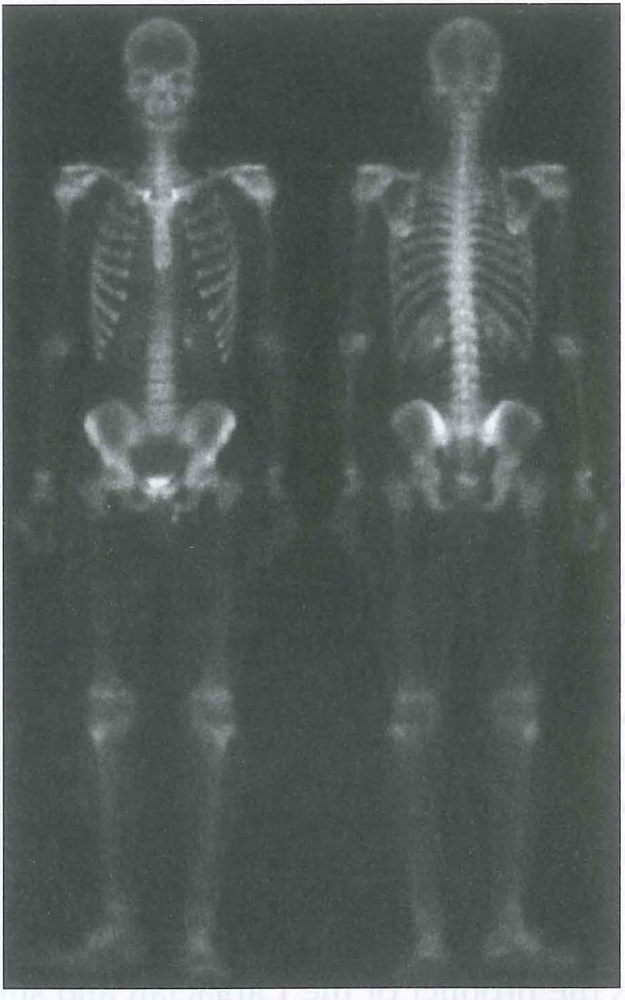
#> input picture DIP HW3_4/Bodybone.bmp, 625 x 1000 px, shrunk from 915 x 1463 before the run
$ python hw2.py   (older library calls are emulated)
#> lines starting #> are read from the running program, lines starting #| are printed output that depends on the picture
#> further down, image is the input picture: shape (1000, 625, 3); mean B, G, R 88.5, 90.5, 83.8
import cv2
import numpy as np
import matplotlib.pyplot as plt

# Define Sobel filter
def sobel_filter(image):
    # Define Sobel kernels (standard Sobel kernels)
    sobel_x = np.array([[-1, 0, 1],
                         [-2, 0, 2],
                         [-1, 0, 1]], dtype=np.float32)  # Horizontal direction

    sobel_y = np.array([[1,  2,  1],
                         [0,  0,  0],
                         [-1, -2, -1]], dtype=np.float32)  # Vertical direction

    # Apply the filter
    grad_x = cv2.filter2D(image, cv2.CV_64F, sobel_x)
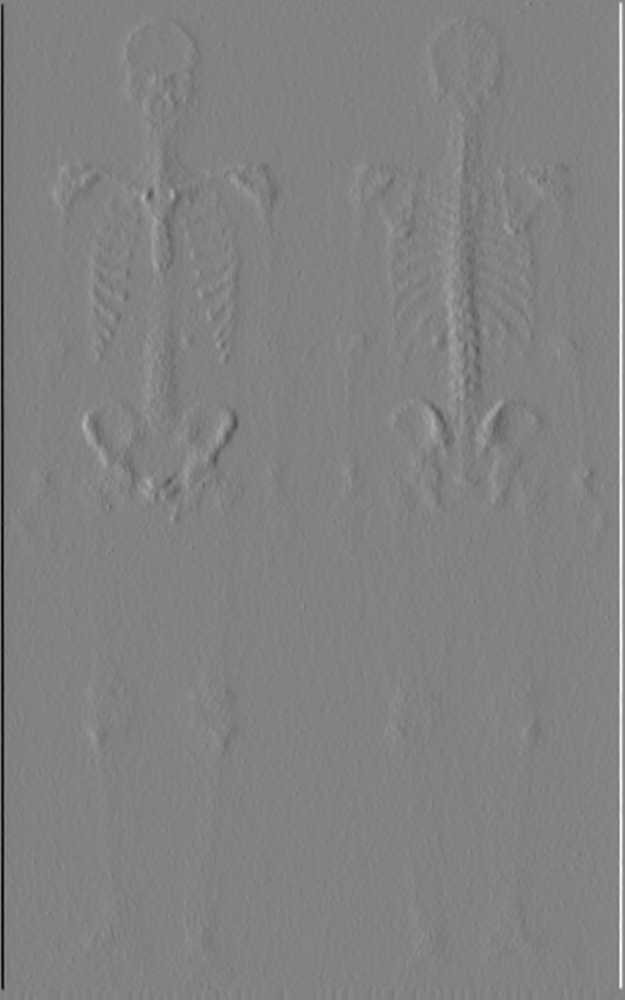
#> grad_x: shape (1000, 625) float64; min -489, max 468, mean 0.3; drawn with min black and max white
    grad_y = cv2.filter2D(image, cv2.CV_64F, sobel_y)
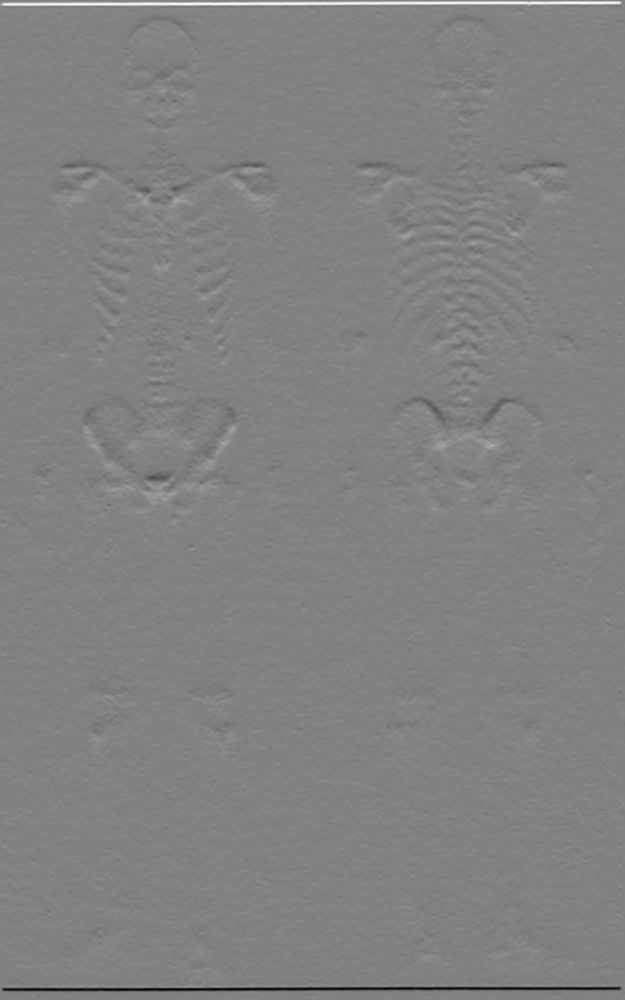
#> grad_y: shape (1000, 625) float64; min -494, max 477, mean 0; drawn with min black and max white

    # Compute the gradient magnitude and normalize
    magnitude = np.sqrt(grad_x**2 + grad_y**2)
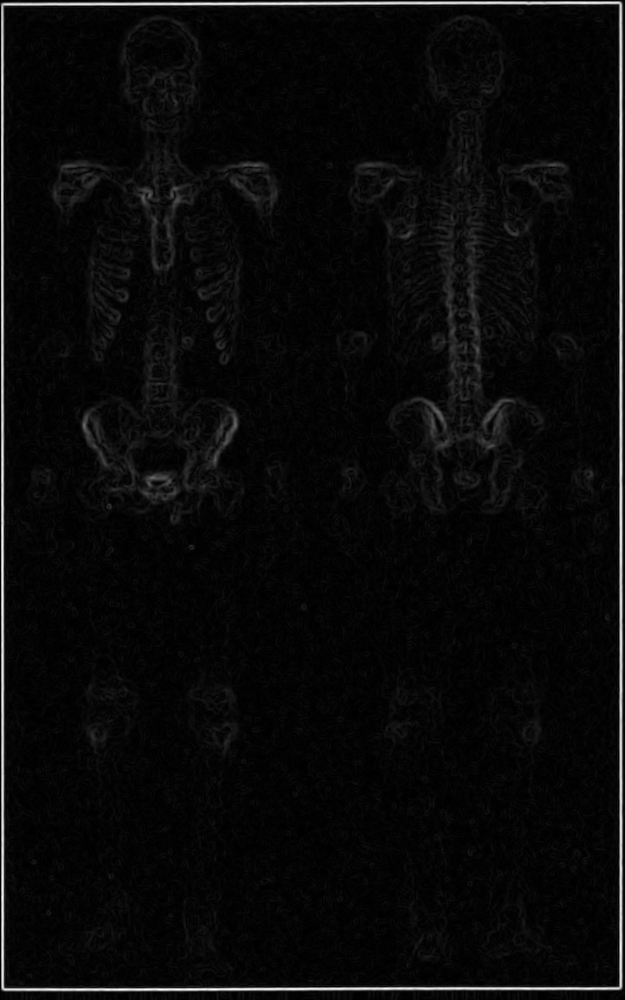
#> magnitude: shape (1000, 625) float64; min 0, max 494.1, mean 18.7; drawn with min black and max white
    magnitude = np.clip(magnitude, 0, 255).astype(np.uint8)  # Ensure result is within range
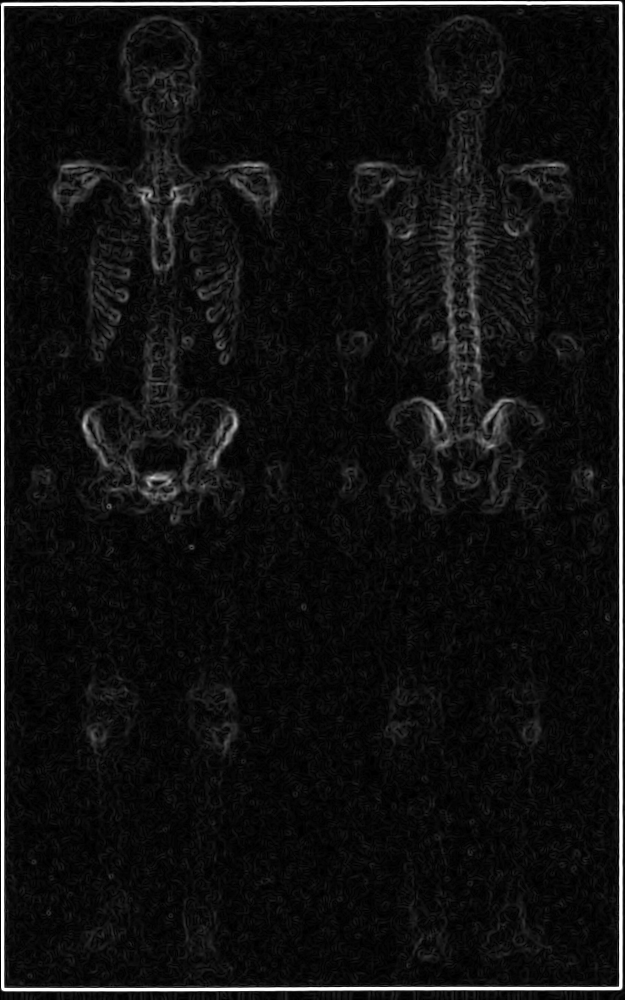
#> magnitude: shape (1000, 625); min 0, max 255, mean 16.8
    return magnitude

# Define Laplacian filter (5x5 kernel)
def laplacian_filter(image):
    # Define Laplacian kernel (5x5kernel)
    laplacian = np.array([[0,  1, 0,  1, 0],
                      [1, -4, 1, -4, 1],
                      [0,  1, 0,  1, 0],
                      [1, -4, 1, -4, 1],
                      [0,  1, 0,  1, 0]], dtype=np.float32)

    # Apply the filter
    laplacian_result = cv2.filter2D(image, cv2.CV_64F, laplacian)
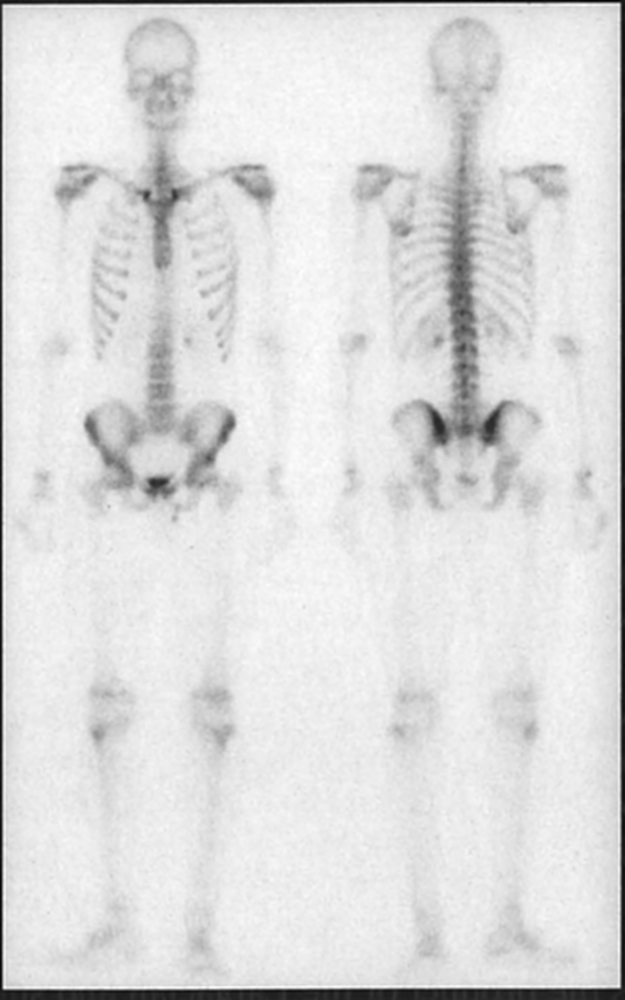
#> laplacian_result: shape (1000, 625) float64; min -1114, max -240, mean -354.3; drawn with min black and max white

    return laplacian_result

# Define high-boost method
def high_boost(image, alpha=1.0):

    # Use Gaussian blur for noise reduction
    blurred_image = cv2.GaussianBlur(image, (5, 5), 0)
    # Convert to grayscale
    gray_image = cv2.cvtColor(blurred_image, cv2.COLOR_BGR2GRAY)

    # Apply Sobel and Laplacian filters
    sobel_edges = sobel_filter(gray_image)
    laplacian_edges = laplacian_filter(gray_image)

    # Combine Sobel and Laplacian edges
    edges = np.clip(sobel_edges + laplacian_edges, 0, 255).astype(np.uint8)
#> edges: shape (1000, 625); every value is 0

    # High-boost image
    high_boost_image = cv2.addWeighted(gray_image, 1 + alpha, edges, -alpha, 0)
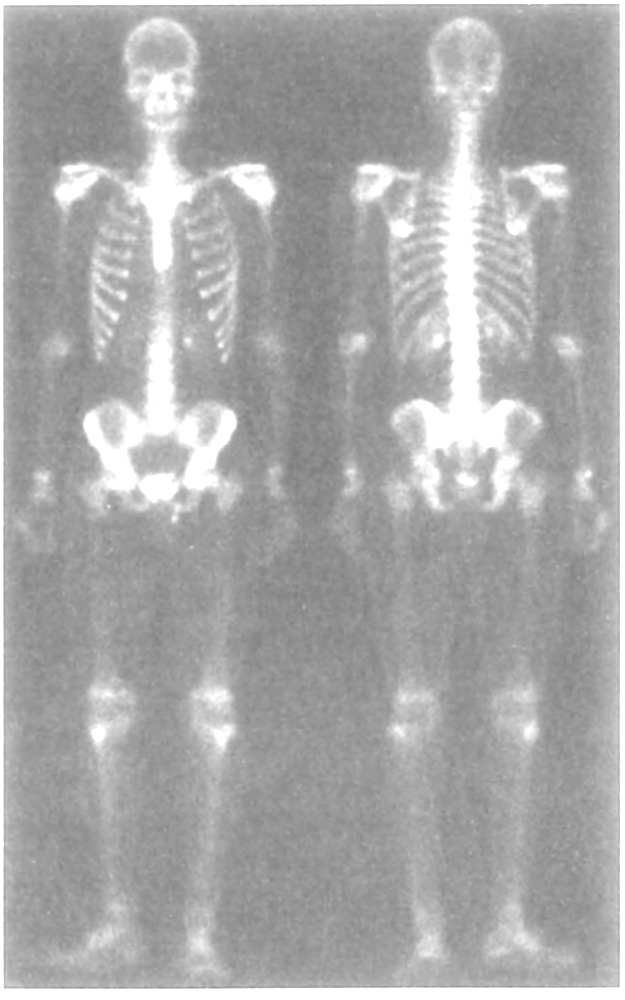
#> high_boost_image: shape (1000, 625); min 122, max 255, mean 169.8
    return gray_image, sobel_edges, laplacian_edges, high_boost_image

# Main function
if __name__ == "__main__":
    # Load the image
    image = cv2.imread('Bodybone.bmp')  # Replace with your image path

    if image is None:
        print("Unable to read the image, please check the file path.")
    else:
        # Apply high-boost method
        gray_image, sobel_edges, laplacian_edges, high_boost_image = high_boost(image)

        # Display the images
        plt.figure(figsize=(12, 8))

        # Original image
        plt.subplot(2, 2, 1)
        plt.title('Original Image')
        plt.imshow(cv2.cvtColor(image, cv2.COLOR_BGR2RGB))  # Convert color channels
        plt.axis('off')

        # Sobel filter result
        plt.subplot(2, 2, 2)
        plt.title('Sobel Filter Result')
        plt.imshow(sobel_edges, cmap='gray')
        plt.axis('off')

        # Laplacian filter result
        plt.subplot(2, 2, 3)
        plt.title('Laplacian Filter Result')
        plt.imshow(laplacian_edges, cmap='gray')
        plt.axis('off')

        # High-boost enhanced image
        plt.subplot(2, 2, 4)
        plt.title('High Boost Enhanced Image')
        plt.imshow(high_boost_image, cmap='gray')
        plt.axis('off')

        plt.tight_layout()
        plt.show()
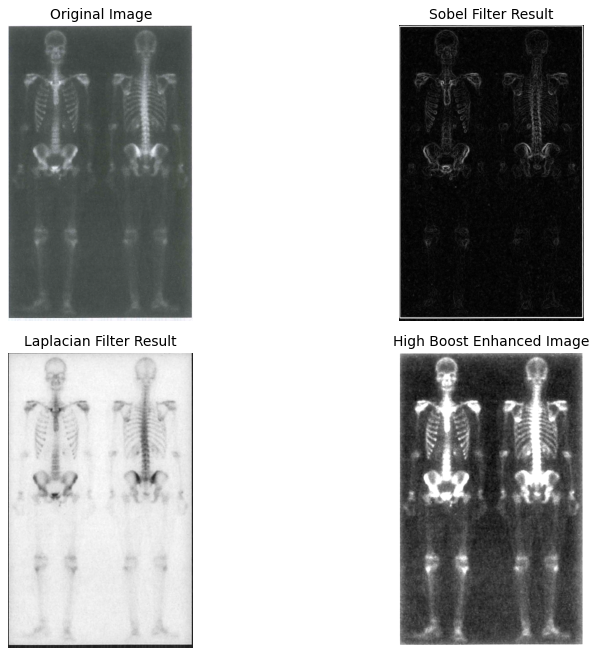
#> figure drawn by matplotlib, 4 panels
